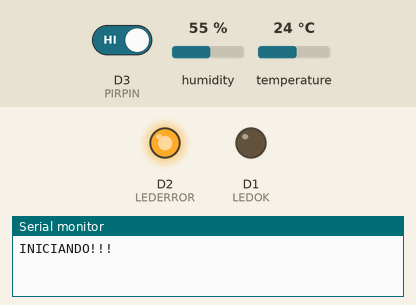
The sketch below on a simulated ESP8266 (NodeMCU). Parts: output pins drawn as LEDs (lit = HIGH), the last lines printed to the serial monitor. The test bench sets the inputs (shaded band); at power-on: D3 (PIRPIN) HIGH, humidity 55 %, temperature 24 °C. WiFi joins after 1.5 s; servers stay silent unless stated; no MQTT or app messages arrive unless stated.

Above: at 0.1 s.
At 0.7 s:
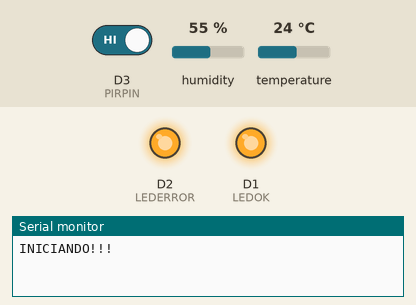
At 1.6 s:
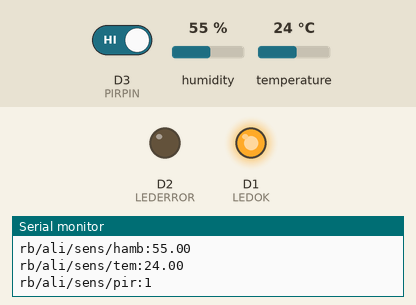
Timing chart, 0 to 3.1 s (numbered marks = the images above):
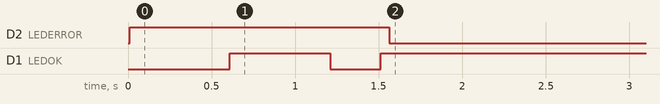

Measured:
- by itself, D2 (LEDERROR): HIGH → LOW at 1.6 s

The sketch:

wifi_mqtt.ino
```cpp
#include <ESP8266WiFi.h>          //https://github.com/esp8266/Arduino
#include <PubSubClient.h>
//needed for library
#include <DNSServer.h>
#include <ESP8266WebServer.h>
#include <WiFiManager.h>          //https://github.com/tzapu/WiFiManager
#include "DHT.h"                  //sensor de humedad y temperatura
//for LED status
#include <Ticker.h>
Ticker ticker;

  /**************/
 /*  CONSTANTS */
/**************/
//TOPICS
#define topicHello "rb/ali/hello"           //topic luz
#define topicTemp "rb/ali/sens/tem"            //topic temperatura
#define topicHumedad "rb/ali/sens/hamb"        //topic humedad
#define topicPIR "rb/ali/sens/pir"             //detector de movimiento
#define topicError "rb/ali/error"              //error
#define topicCmd "rb/ali/cmd/#"               //topic de comandos de entrada


bool publishAll = true;   //flag qeu indica cuando publicar todo
//SENSOR TEMPERATURA
#define DHTPIN D4          //PIN DEL SENSOR DE TEMPERATURA
#define DHTTYPE DHT22     // DHT 22  (AM2302), AM2321
DHT dht(DHTPIN, DHTTYPE); //inicializa el sensor

//MOVIMIENTO
const byte PIRPIN = D3;
bool pirState;
bool pirLastState;
//LEDS
const byte LEDOK = D1;
const byte LEDERROR = D2;

WiFiClient espClient;
PubSubClient client(espClient);
const char* mqtt_server = "test.mosquitto.org";
//const char* mqtt_server = "broker.hivemq.com";

long lastMsg = 0;
char msg[50];
int value = 0;

void tick()
{
  //toggle state
  int state = digitalRead(LEDOK);  // get the current state of GPIO1 pin
  digitalWrite(LEDOK, !state);     // set pin to the opposite state
}

//gets called when WiFiManager enters configuration mode
void configModeCallback (WiFiManager *myWiFiManager) {
  Serial.println("Entered config mode");
  Serial.println(WiFi.softAPIP());
  //if you used auto generated SSID, print it
  Serial.println(myWiFiManager->getConfigPortalSSID());
  //entered config mode, make led toggle faster
  ticker.attach(0.2, tick);
}

void setup() {
  // put your setup code here, to run once:
  Serial.begin(115200);
  delay(10);

  Serial.println("INICIANDO!!!");
  pinMode(LEDOK, OUTPUT);
  pinMode(LEDERROR, OUTPUT);

  pinMode(PIRPIN, INPUT);
  //attachInterrupt(digitalPinToInterrupt(PIRPIN), movement, RISING );

  digitalWrite(LEDERROR, HIGH);//CUANDO SE APAGA EL MQTT ESTA OK
  digitalWrite(LEDOK, LOW);


  // start ticker with 0.5 because we start in AP mode and try to connect
  ticker.attach(0.6, tick);

  //WiFiManager
  //Local intialization. Once its business is done, there is no need to keep it around
  WiFiManager wifiManager;
  //reset settings - for testing
  //wifiManager.resetSettings();

  //set callback that gets called when connecting to previous WiFi fails, and enters Access Point mode
  wifiManager.setAPCallback(configModeCallback);

  //fetches ssid and pass and tries to connect
  //if it does not connect it starts an access point with the specified name
  //here  "AutoConnectAP"
  //and goes into a blocking loop awaiting configuration
  if (!wifiManager.autoConnect()) {
    Serial.println("failed to connect and hit timeout");
    //reset and try again, or maybe put it to deep sleep
    ESP.reset();
    delay(1000);
  }

  //if you get here you have connected to the WiFi
  Serial.println("connected...yeey :)");
  ticker.detach();
  //keep LED on
  digitalWrite(LEDOK, HIGH);

  client.setServer(mqtt_server, 1883);

  client.setCallback(callback);
  dht.begin();
}

void callback(char* topic, byte* payload, unsigned int length) {

}

void movement() {
  pirState=!pirState;

}

void reconnect() {
  // Loop until we're reconnected
  while (!client.connected()) {

    Serial.print("Attempting MQTT connection...");
    // Attempt to connect
    if (client.connect("RB122345")) {
      digitalWrite(LEDERROR, LOW);
      Serial.println("connected");
      // Once connected, publish an announcement...
      client.publish(topicHello, "1");
      // ... and resubscribe
      client.subscribe(topicCmd);
    } else {
      Serial.print("failed, rc=");
      Serial.print(client.state());
      Serial.println(" try again in 5 seconds");
      digitalWrite(LEDERROR, HIGH);
      // Wait 5 seconds before retrying
      delay(5000);
    }
  }
}
void loop() {

  if (!client.connected()) {
    reconnect();
  }
  client.loop();

  long now = millis();
  if (now - lastMsg > 1000) {
    lastMsg = now;
    float h = dht.readHumidity();       // Sensor readings may also be up to 2 seconds 'old' (its a very slow sensor)
    publish(topicHumedad,h);
    float t = dht.readTemperature();
    publish(topicTemp,t);
  }

  pirState=(digitalRead(PIRPIN)==HIGH);
  if(pirState != pirLastState){
    pirLastState=pirState;
    publish(topicPIR,pirLastState);
  }
}
void publish(const char* topic, String payload)
{
  client.publish(topic,payload.c_str(),true);
  Serial.print(topic);
  Serial.print(":");
  Serial.print(payload);
  Serial.print("\n");
}

void publish(const char* topic, float payload)
{
  char charMsg[10];
  memset(charMsg,'\0',10);
  dtostrf(payload, 4, 2, charMsg);
  client.publish(topic,charMsg,true);

  //IMPRIME TODO
  Serial.print(topic);
  Serial.print(":");
  Serial.print(payload);
  Serial.print("\n");

  charMsg[0] = (char)0;//LIMPIA MEMORIA
}

void publish(const char* topic, int payload)
{
  char charMsg[10];
  memset(charMsg,'\0',10);
  dtostrf(payload, 4, 2, charMsg);
  client.publish(topic,charMsg,true);
  Serial.print(topic);
  Serial.print(":");
  Serial.print(payload);
  Serial.print("\n");
  charMsg[0] = (char)0;//LIMPIA MEMORIA
}
```
